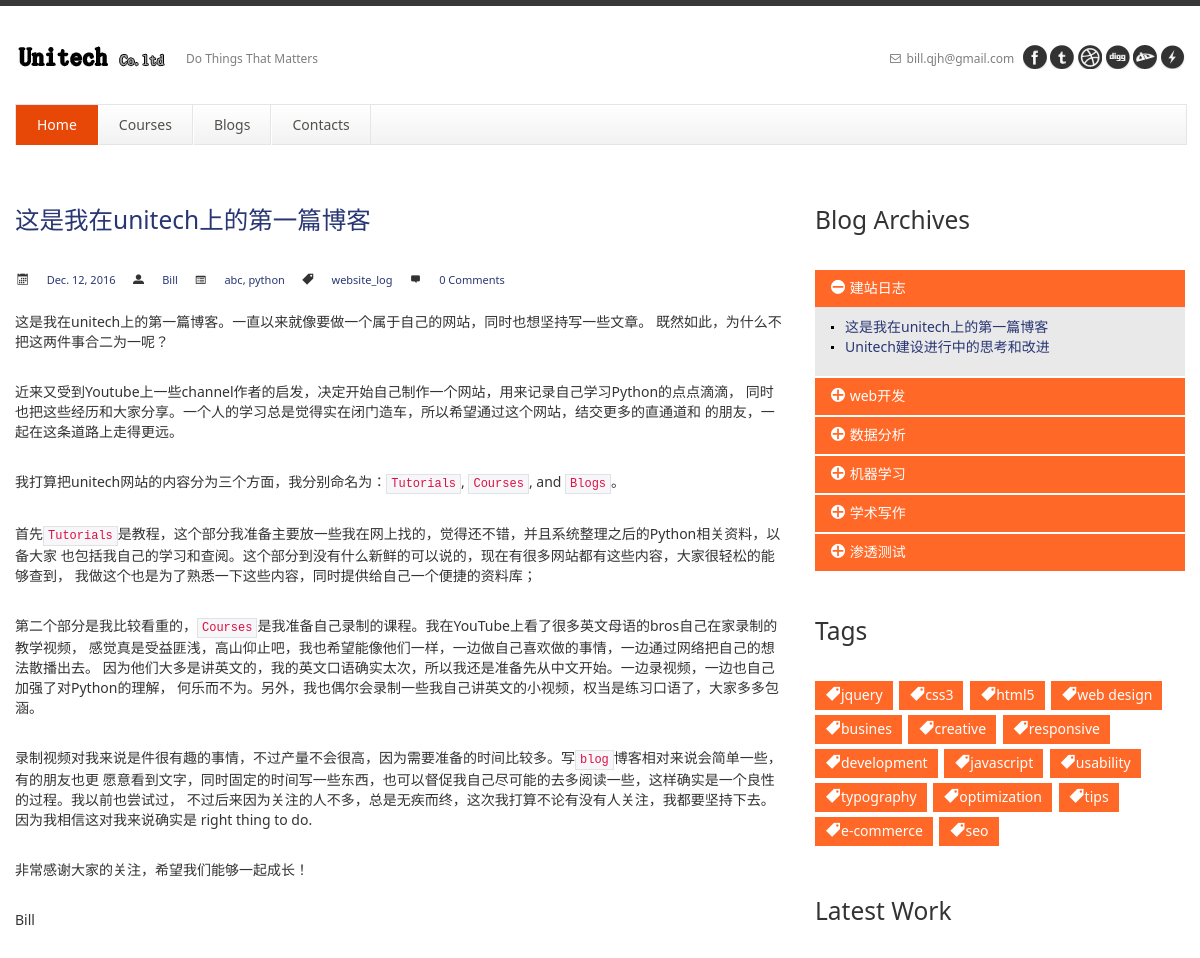
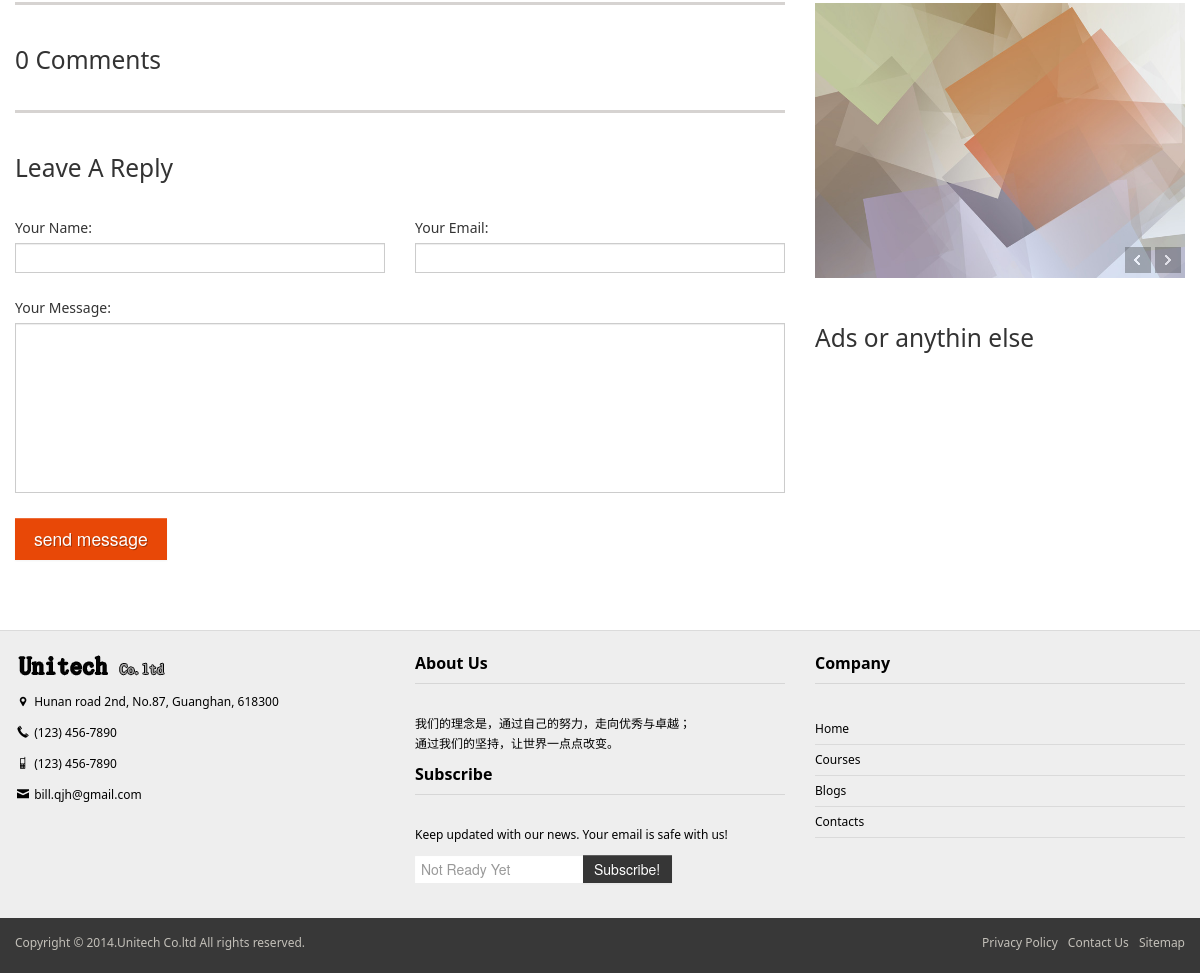
Page /blog/1/ on the committed database (2 pictures, top to bottom).
### blogs/models.py (models this page shows, shortened)
class Post(models.Model):
    title = models.CharField(max_length=120)
    content = models.TextField()
    image = models.ImageField(null=True, blank=True, upload_to='post_pics')
    image_1170 = models.ImageField(null=True, blank=True, upload_to='post_pics')
    tags = models.ForeignKey(Category, on_delete=models.CASCADE, null=True, blank=True)
    publish_time = models.DateTimeField(auto_now=False, auto_now_add=False, null=True, blank=True)
    comment_num = models.CharField(max_length=5, null=True, blank=True)
    class Meta:
        ordering = ['-publish_time']

class Tag(models.Model):
    name = models.CharField(max_length=64, unique=True)
    posts = models.ManyToManyField(Post)

class Category(models.Model):
    name = models.CharField(max_length=100)

### blogs/views.py (the view, shortened to what this page needs)
# urls.py: url(r'^blog/(?P<id>\d+)/$', blog_views.my_blog_post),
@csrf_protect
def my_blog_post(request, id):
    post = get_object_or_404(Post, id=id)
    posts = Post.objects.all()
    comments = Comment.objects.all()
    tags = Tag.objects.all()
    comment_num = Comment.objects.filter(post=post).count()
    post.comment_num = comment_num
    post.save()
    comment_form =  CommentForm()
    c = {
        'post': post,
        'posts': posts,
        'comments': comments,
        'comment_form': comment_form,
        'comment_num': comment_num,
        'tags': tags,
      }
    return render(request, './blogs/my_blog_post.html', c)

### blogs/forms.py
class CommentForm(forms.ModelForm):
    class Meta:
        model = Comment
        fields = [
            "name",
            "email",
            "content",
        ]
    def __init__(self, *args, **kwargs):
        super(CommentForm, self).__init__(*args, **kwargs)
        self.fields['name'].widget.attrs.update({'class' : 'text-input span4'})
        self.fields['email'].widget.attrs.update({'class' : 'text-input span4'})
        self.fields['content'].widget.attrs.update({'class' : 'text-input span8'})

### templates/blogs/my_blog_post.html (shortened to what this page needs)
{% extends "./my_blog_base.html" %}
{% load static %}
{% block post_title %}
<a href="/blog/{{ post.id }}/">{{ post.title }}</a>
{% endblock %}
{% block posts %}
    <ul class="post-meta">
        <li><i class="icon-calendar"></i> <a href="#">
        {{ post.publish_time.date }}</a></li>
        <li><i class="icon-user"></i> <a href="#">Bill</a></li>
                        <li><i class="icon-list-alt"></i>
                            {% for tag in tags %}
                                {% for p in tag.posts.all %}
                                    {% if p == post %}
                                    <a href="#">{{ tag.name }}</a>,
                                    {% endif %}
                                {% endfor %}
                            {% endfor %}<a href="#">python</a>
                        </li>
        <li><i class="icon-tag"></i> <a href="#">{{ post.tags.name }}</a></li>
        <li><i class="icon-comment"></i> <a href="#">{{ comment_num }} Comments</a></li>
    </ul>
    {{ post.content|safe }}
    	<hr />
        <h3>{{ comment_num }} Comments</h3>
        <hr />
        <h3>Leave A Reply</h3>
        <form name="contact" method="post" action="/blog/{{post.id}}/" class="af-form" id="af-form" />
                    <div class="af-outer af-required pull-left">
                        <div class="af-inner">
                            <label for="name" id="name_label">Your Name:</label>
                            {{ comment_form.name }}
                        </div>
                    </div>
                    <div class="af-outer af-required pull-right">
                        <div class="af-inner">
                            <label for="email" id="email_label">Your Email:</label>
                            {{ comment_form.email }}
                        </div>
                    </div>
                    <div class="af-outer af-required">
                        <div class="af-inner">
                            <label for="input-message" id="message_label">Your Message:</label>
                            {{ comment_form.content }}
                        </div>
                    </div>
                    <input type="submit" name="send" value="send message" class="form-button btn btn-welcome btn-large">
{% endblock %}
{% block blog_category_log %}
    {% for post in posts %}
        {% if post.tags.name == 'website_log' %}
            <li><a href="/blog/{{ post.id }}/">{{ post.title }}</a></li>
        {% endif %}
    {% endfor %}
{% endblock %}

### templates/blogs/my_blog_base.html (shortened to what this page needs)
<!DOCTYPE html>{% load static %}
<html lang="en">
<head>
    <link href={% static "css/bootstrap.min.css" %} type="text/css" rel="stylesheet" />
    <link href={% static "css/style.css" %} type="text/css" rel="stylesheet" />
    <link href={% static "css/prettyPhoto.css" %} type="text/css" rel="stylesheet" />
    <link href={% static "css/font-icomoon.css" %} type="text/css" rel="stylesheet" />
    <link href={% static "css/font-awesome.css" %} type="text/css" rel="stylesheet" />
<meta http-equiv="Content-Type" content="text/html; charset=utf-8" /></head>
<body>
<section id="top-menu">
</section>
<header id="header">
    <div class="container">
        <div class="row header-top">
            <div class="span5 logo">
                <a class="logo-img" href="/" title="responsive template"><img src={% static "example/logo.png" %} alt="Tabulate" /></a>
                <p class="tagline">Do Things That Matters</p>
            </div>
            <div class="span7 social-container">
                <p class="phone hidden-phone"><i class="icon-envelope"></i> bill.qjh@gmail.com</p>
                <div class="top-social">
                    <a data-original-title="Facebook" rel="tooltip" data-placement="top" class="facebook" href="#"></a>
                    <a data-original-title="Twitter" rel="tooltip" data-placement="top" class="twitter2" href="#"></a>
                    <a data-original-title="Dribble" rel="tooltip" data-placement="top" class="dribbble" href="#"></a>
                    <a data-original-title="Digg" rel="tooltip" data-placement="top" class="digg" href="#"></a>
                    <a data-original-title="DeviantArt" rel="tooltip" data-placement="top" class="dart" href="#"></a>
                    <a data-original-title="Market" rel="tooltip" data-placement="top" class="market" href="#"></a>
                </div>
            </div>
        </div>
        <div class="row header-nav">
           <div class="span12">
                <nav id="menu" class="clearfix">
                    <ul>
                        <li class="current"><a href="/"><span class="name">Home</span></a>
                        </li>
                        <li><a href="/course/"><span class="name">Courses</span></a>
                        </li>
                        <li><a href="/blog/"><span class="name">Blogs</span></a>
                        </li>
                        <li><a href="/contact/"><span class="name">Contacts</span></a></li>
                    </ul>
                </nav>
            </div>
        </div>
    </div>
</header>
<section id="container">
    <div class="container">
        <div class="row">
            <section id="page-sidebar" class="pull-left span8">
                <article class="blog-post">
                    <div class="row">
                        <div class="span8">
                            <h3 class="post-title">{% block post_title %}{% endblock %}</h3>
                            <div class="post-content">
                                {% block posts %}{% endblock %}
                            </div>
                        </div>
                    </div>
                </article>
            </section>
            <aside id="sidebar" class="pull-right span4">
            <section>
                <h3 class="widget-title">Blog Archives</h3>
                <div class="accordion" id="accordion2">
                    <div class="accordion-group">
                        <div class="accordion-heading">
                            <a class="accordion-toggle" data-toggle="collapse" data-parent="#accordion2" href="#collapse1">
                                <i class="icon-minus icon-white"></i>
                                建站日志
                            </a>
                        </div>
                        <div id="collapse1" class="accordion-body collapse in">
                            <div class="accordion-inner">
                                <ul class="icons ul-list-2">
                                    {% block blog_category_log %}
                                    {% endblock %}
                                </ul>
                            </div>
                        </div>
                    </div>
                    <div class="accordion-group">
                        <div class="accordion-heading">
                            <a class="accordion-toggle" data-toggle="collapse" data-parent="#accordion2" href="#collapse2">
                                <i class="icon-plus icon-white"></i>
                                web开发
                            </a>
                        </div>
                    </div>
                    <div class="accordion-group">
                        <div class="accordion-heading">
                            <a class="accordion-toggle" data-toggle="collapse" data-parent="#accordion2" href="#collapse3">
                                <i class="icon-plus icon-white"></i>
                                数据分析
                            </a>
                        </div>
                    </div>
                    <div class="accordion-group">
                        <div class="accordion-heading">
                            <a class="accordion-toggle" data-toggle="collapse" data-parent="#accordion2" href="#collapse4">
                                <i class="icon-plus icon-white"></i>
                                机器学习
                            </a>
                        </div>
                    </div>
                    <div class="accordion-group">
                        <div class="accordion-heading">
                            <a class="accordion-toggle" data-toggle="collapse" data-parent="#accordion2" href="#collapse5">
                                <i class="icon-plus icon-white"></i>
                                学术写作
                            </a>
                        </div>
                    </div>
                    <div class="accordion-group">
                        <div class="accordion-heading">
                            <a class="accordion-toggle" data-toggle="collapse" data-parent="#accordion2" href="#collapse6">
                                <i class="icon-plus icon-white"></i>
                                渗透测试
                            </a>
                        </div>
                    </div>
                </div>
            </section>
            <section>
                <h3 class="widget-title">Tags</h3>
                <div class="tags">
                    <a href="#"><i class="icon-tag icon-white"></i>jquery</a>
                    <a href="#"><i class="icon-tag icon-white"></i>css3</a>
                    <a href="#"><i class="icon-tag icon-white"></i>html5</a>
                    <a href="#"><i class="icon-tag icon-white"></i>web design</a>
                    <a href="#"><i class="icon-tag icon-white"></i>busines</a>
                    <a href="#"><i class="icon-tag icon-white"></i>creative</a>
                    <a href="#"><i class="icon-tag icon-white"></i>responsive</a>
                    <a href="#"><i class="icon-tag icon-white"></i>development</a>
                    <a href="#"><i class="icon-tag icon-white"></i>javascript</a>
                    <a href="#"><i class="icon-tag icon-white"></i>usability</a>
                    <a href="#"><i class="icon-tag icon-white"></i>typography</a>
                    <a href="#"><i class="icon-tag icon-white"></i>optimization</a>
                    <a href="#"><i class="icon-tag icon-white"></i>tips</a>
                    <a href="#"><i class="icon-tag icon-white"></i>e-commerce</a>
                    <a href="#"><i class="icon-tag icon-white"></i>seo</a>
                </div>
            </section>
            <section>
                <h3 class="widget-title">Latest Work</h3>
                <div id="latestwork-sidebar" class="carousel slide">
                    <div class="carousel-inner">
                        <div class="active item"><img src={% static "example/latest3.jpg" %} alt="photo" /></div>
                    </div>
                    <a class="carousel-control left" href="#latestwork-sidebar" data-slide="prev"></a>
                    <a class="carousel-control right" href="#latestwork-sidebar" data-slide="next"></a>
                </div>
            </section>
            <section>
                <h3 class="widget-title">Ads or anythin else</h3>
            </section>
            </aside>
        </div>
    </div>
</section>
<footer id="footer">
    <div class="container">
        <div class="row">
            <div class="span4">
                <p><img src={% static "example/logo.png" %} alt="" /></p>
                <address>
                    <p><i class="icon-map-marker"></i> Hunan road 2nd, No.87, Guanghan, 618300</p>
                    <p><i class="icon-phone"></i> (123) 456-7890</p>
                    <p><i class="icon-mobile-2"></i> (123) 456-7890</p>
                    <p><i class="icon-mail-3"></i> <a href="mailto:#">bill.qjh@gmail.com</a></p>
                </address>
            </div>
            <div class="span8">
                <div class="row">
                    <div class="span8"></div>
                    <div class="span8">
                    </div>
                </div>
            </div>
            <div class="span4">
                <p class="heading">About Us</p>
                <p>我们的理念是，通过自己的努力，走向优秀与卓越；<br>通过我们的坚持，让世界一点点改变。 </p>
                <p class="heading">Subscribe</p>
                <p>Keep updated with our news. Your email is safe with us!</p>
                <div class="input-append">
                    <input type="text" placeholder="Not Ready Yet" class="span2" />
                    <button type="button" class="btn btn-inverse">Subscribe!</button>
                </div>
            </div>
            <div class="span4">
                <p class="heading">Company</p>
                <ul class="footer-navigate">
                    <li><a href="/">Home</a></li>
                    <li><a href="/course/">Courses</a></li>
                    <li><a href="/Blog/">Blogs</a></li>
                    <li><a href="/contact/">Contacts</a></li>
                </ul>
            </div>
        </div>
    </div>
</footer>
<section id="footer-menu">
    <div class="container">
        <div class="row">
            <div class="span4">
                <p class="copyright">Copyright &copy; 2014.Unitech Co.ltd All rights reserved.<a target="_blank" href="#"> </a></p>
            </div>
            <div class="span8 hidden-phone">
                <ul class="pull-right">
                    <li><a href="#">Privacy Policy</a></li>
                    <li><a href="#">Contact Us</a></li>
                    <li><a href="#">Sitemap</a></li>
                </ul>
            </div>
        </div>
    </div>
</section>
</body>
</html>

### rows in the picture
Post: title "这是我在unitech上的第一篇博客", publish_time "Dec. 12, 2016", tags.name "website_log", content "这是我在unitech上的第一篇博客。一直以来就像要做一个属于自己的网站，同时也想坚持写一些文章。 既然如此，为什么不把这两件事合二为一呢？ 近来又受到Youtube上一些channel作者的启发，决定开始自己制作一个网站，用来记录自己学习Python的点点滴滴， 同时也把这些经历和大家分享。一个人的学习总是觉得实在闭门造车，所以希望通过这个网站，结交更多的直通道和 的朋友，一起在这条道路上走得更远。 我打算把unitech网站的内容分为三个方面，我分别命名为： Tutorials , Courses , and Blogs 。 首先 Tutorials 是教程，这个部分我准备主要放一些我在网上找的，觉得还不错，并且系统整理之后的Python相关资料，以备大家 也包括我自己的学习和查阅。这个部分到没有什么新鲜的可以说的，现在有很多网站都有这些内容，大家很轻松的能够查到， 我做这个也是为了熟悉一下这些内容，同时提供给自己一个便捷的资料库； 第二个部分是我比较看重的， Courses 是我准备自己录制的课程。我在YouTube上看了很多英文母语的bros自己在家录制的教学视频， 感觉真是受益匪浅，高山仰止吧，我也希望能像他们一样，一边做自己喜欢做的事情，一边通过网络把自己的想法散播出去。 因为他们大多是讲英文的，我的英文口语确实太次，所以我还是准备先从中文开始。一边录视频，一边也自己加强了对Python的理解， 何乐而不为。另外，我也偶尔会录制一些我自己讲英文的小视频，权当是练习口语了，大家多多包涵。…"
Tag: name "abc"
Post: title "Unitech建设进行中的思考和改进"

### other values in the picture
{{ comment_num }} "0"
